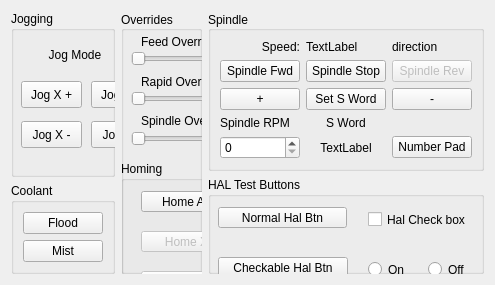
      <widget class="QWidget" name="manual_tab">
       <attribute name="title">
        <string>Manual</string>
       </attribute>
       <layout class="QGridLayout" name="gridLayout_8">
        <item row="1" column="3" rowspan="2">
         <widget class="QGroupBox" name="groupBox_12">
          <property name="mouseTracking">
           <bool>false</bool>
          </property>
          <property name="whatsThis">
           <string>Start Hal run for these tests</string>
          </property>
          <property name="title">
           <string>HAL Test Buttons</string>
          </property>
          <widget class="QPushButton" name="HAL_BIT_2">
           <property name="geometry">
            <rect>
             <x>10</x>
             <y>80</y>
             <width>130</width>
             <height>21</height>
            </rect>
           </property>
           <property name="text">
            <string>Checkable Hal Btn</string>
           </property>
           <property name="checkable">
            <bool>true</bool>
           </property>
           <property name="function" stdset="0">
            <string>hal_pin</string>
           </property>
           <property name="pin_name" stdset="0">
            <string>test_pin2</string>
           </property>
           <property name="hal_type" stdset="0">
            <string>HAL_BIT</string>
           </property>
           <property name="hal_dir" stdset="0">
            <string>HAL_OUT</string>
           </property>
          </widget>
          <widget class="QPushButton" name="HAL_BIT">
           <property name="geometry">
            <rect>
             <x>10</x>
             <y>30</y>
             <width>129</width>
             <height>21</height>
            </rect>
           </property>
           <property name="text">
            <string>Normal Hal Btn</string>
           </property>
           <property name="checkable">
            <bool>false</bool>
           </property>
           <property name="function" stdset="0">
            <string>hal_pin</string>
           </property>
           <property name="pin_name" stdset="0">
            <string>test_pin1</string>
           </property>
           <property name="hal_type" stdset="0">
            <string>HAL_BIT</string>
           </property>
           <property name="hal_dir" stdset="0">
            <string>HAL_OUT</string>
           </property>
          </widget>
          <widget class="QRadioButton" name="rb_on">
           <property name="geometry">
            <rect>
             <x>160</x>
             <y>80</y>
             <width>41</width>
             <height>25</height>
            </rect>
           </property>
           <property name="text">
            <string>On</string>
           </property>
           <property name="function" stdset="0">
            <string>hal_pin</string>
           </property>
           <property name="pin_name" stdset="0">
            <string>rb_on</string>
           </property>
           <property name="hal_type" stdset="0">
            <string>HAL_BIT</string>
           </property>
           <property name="hal_dir" stdset="0">
            <string>HAL_OUT</string>
           </property>
          </widget>
          <widget class="QRadioButton" name="rb_off">
           <property name="geometry">
            <rect>
             <x>220</x>
             <y>80</y>
             <width>51</width>
             <height>25</height>
            </rect>
           </property>
           <property name="text">
            <string>Off</string>
           </property>
           <property name="function" stdset="0">
            <string>hal_pin</string>
           </property>
           <property name="pin_name" stdset="0">
            <string>rb_off</string>
           </property>
           <property name="hal_type" stdset="0">
            <string>HAL_BIT</string>
           </property>
           <property name="hal_dir" stdset="0">
            <string>HAL_OUT</string>
           </property>
          </widget>
          <widget class="QCheckBox" name="checkBox">
           <property name="geometry">
            <rect>
             <x>160</x>
             <y>30</y>
             <width>121</width>
             <height>25</height>
            </rect>
           </property>
           <property name="text">
            <string>Hal Check box</string>
           </property>
           <property name="function" stdset="0">
            <string>hal_pin</string>
           </property>
           <property name="pin_name" stdset="0">
            <string>checkbox</string>
           </property>
           <property name="hal_type" stdset="0">
            <string>HAL_BIT</string>
           </property>
           <property name="hal_dir" stdset="0">
            <string>HAL_OUT</string>
           </property>
          </widget>
          <widget class="QPushButton" name="pushButton">
           <property name="geometry">
            <rect>
             <x>34</x>
             <y>130</y>
             <width>71</width>
             <height>21</height>
            </rect>
           </property>
           <property name="text">
            <string>MDI 0</string>
           </property>
           <property name="function" stdset="0">
            <string>hal_pin</string>
           </property>
           <property name="pin_name" stdset="0">
            <string>test_mdi_pin0</string>
           </property>
           <property name="hal_type" stdset="0">
            <string>HAL_BIT</string>
           </property>
           <property name="hal_dir" stdset="0">
            <string>HAL_OUT</string>
           </property>
          </widget>
          <widget class="QPushButton" name="pushButton_2">
           <property name="geometry">
            <rect>
             <x>124</x>
             <y>130</y>
             <width>71</width>
             <height>21</height>
            </rect>
           </property>
           <property name="text">
            <string>MDI 1</string>
           </property>
           <property name="function" stdset="0">
            <string>hal_pin</string>
           </property>
           <property name="pin_name" stdset="0">
            <string>test_mdi_pin1</string>
           </property>
           <property name="hal_type" stdset="0">
            <string>HAL_BIT</string>
           </property>
           <property name="hal_dir" stdset="0">
            <string>HAL_OUT</string>
           </property>
          </widget>
          <widget class="QPushButton" name="pushButton_3">
           <property name="geometry">
            <rect>
             <x>214</x>
             <y>130</y>
             <width>61</width>
             <height>21</height>
            </rect>
           </property>
           <property name="text">
            <string>MDI 2</string>
           </property>
           <property name="function" stdset="0">
            <string>hal_pin</string>
           </property>
           <property name="pin_name" stdset="0">
            <string>test_mdi_pin2</string>
           </property>
           <property name="hal_type" stdset="0">
            <string>HAL_BIT</string>
           </property>
           <property name="hal_dir" stdset="0">
            <string>HAL_OUT</string>
           </property>
          </widget>
          <widget class="QPushButton" name="pushButton_4">
           <property name="geometry">
            <rect>
             <x>34</x>
             <y>170</y>
             <width>101</width>
             <height>21</height>
            </rect>
           </property>
           <property name="text">
            <string>G0 X0 Y0 Z0</string>
           </property>
           <property name="function" stdset="0">
            <string>mdi</string>
           </property>
           <property name="command" stdset="0">
            <string>G0 X0 Y0 Z0</string>
           </property>
          </widget>
          <widget class="QPushButton" name="pushButton_5">
           <property name="geometry">
            <rect>
             <x>160</x>
             <y>170</y>
             <width>101</width>
             <height>21</height>
            </rect>
           </property>
           <property name="text">
            <string>G0 X0 Y0</string>
           </property>
           <property name="function" stdset="0">
            <string>mdi</string>
           </property>
           <property name="command" stdset="0">
            <string>G0 X0 Y0</string>
           </property>
          </widget>
         </widget>
        </item>
        <item row="0" column="1" rowspan="3">
         <widget class="QGroupBox" name="groupBox_4">
          <property name="title">
           <string>Overrides</string>
          </property>
          <property name="alignment">
           <set>Qt::AlignLeading|Qt::AlignLeft|Qt::AlignVCenter</set>
          </property>
          <widget class="QLabel" name="feedrate_lb">
           <property name="geometry">
            <rect>
             <x>150</x>
             <y>40</y>
             <width>51</width>
             <height>20</height>
            </rect>
           </property>
           <property name="text">
            <string>TextLabel</string>
           </property>
          </widget>
          <widget class="QLabel" name="label_15">
           <property name="geometry">
            <rect>
             <x>20</x>
             <y>60</y>
             <width>131</width>
             <height>21</height>
            </rect>
           </property>
           <property name="text">
            <string>Rapid Override</string>
           </property>
          </widget>
          <widget class="QLabel" name="spindle_override_0_lb">
           <property name="geometry">
            <rect>
             <x>150</x>
             <y>120</y>
             <width>51</width>
             <height>19</height>
            </rect>
           </property>
           <property name="text">
            <string>TextLabel</string>
           </property>
          </widget>
          <widget class="QSlider" name="spindle_override_sl">
           <property name="geometry">
            <rect>
             <x>10</x>
             <y>120</y>
             <width>131</width>
             <height>16</height>
            </rect>
           </property>
           <property name="orientation">
            <enum>Qt::Horizontal</enum>
           </property>
          </widget>
          <widget class="QLabel" name="label_12">
           <property name="geometry">
            <rect>
             <x>20</x>
             <y>20</y>
             <width>131</width>
             <height>21</height>
            </rect>
           </property>
           <property name="text">
            <string>Feed Override</string>
           </property>
          </widget>
          <widget class="QSlider" name="feed_override_sl">
           <property name="geometry">
            <rect>
             <x>10</x>
             <y>40</y>
             <width>131</width>
             <height>16</height>
            </rect>
           </property>
           <property name="orientation">
            <enum>Qt::Horizontal</enum>
           </property>
           <property name="tickPosition">
            <enum>QSlider::NoTicks</enum>
           </property>
           <property name="tickInterval">
            <number>0</number>
           </property>
          </widget>
          <widget class="QLabel" name="rapidrate_lb">
           <property name="geometry">
            <rect>
             <x>150</x>
             <y>80</y>
             <width>51</width>
             <height>19</height>
            </rect>
           </property>
           <property name="text">
            <string>TextLabel</string>
           </property>
          </widget>
          <widget class="QSlider" name="rapid_override_sl">
           <property name="geometry">
            <rect>
             <x>10</x>
             <y>80</y>
             <width>131</width>
             <height>16</height>
            </rect>
           </property>
           <property name="orientation">
            <enum>Qt::Horizontal</enum>
           </property>
          </widget>
          <widget class="QLabel" name="label_16">
           <property name="geometry">
            <rect>
             <x>20</x>
             <y>100</y>
             <width>131</width>
             <height>20</height>
            </rect>
           </property>
           <property name="text">
            <string>Spindle Override</string>
           </property>
          </widget>
          <widget class="QGroupBox" name="groupBox_8">
           <property name="geometry">
            <rect>
             <x>0</x>
             <y>150</y>
             <width>231</width>
             <height>201</height>
            </rect>
           </property>
           <property name="title">
            <string>Homing</string>
           </property>
           <widget class="QPushButton" name="unhome_pb_2">
            <property name="enabled">
             <bool>false</bool>
            </property>
            <property name="geometry">
             <rect>
              <x>130</x>
              <y>150</y>
              <width>91</width>
              <height>21</height>
             </rect>
            </property>
            <property name="text">
             <string>UnHome Z</string>
            </property>
           </widget>
           <widget class="QPushButton" name="home_pb_1">
            <property name="enabled">
             <bool>false</bool>
            </property>
            <property name="geometry">
             <rect>
              <x>20</x>
              <y>110</y>
              <width>90</width>
              <height>21</height>
             </rect>
            </property>
            <property name="text">
             <string>Home Y</string>
            </property>
           </widget>
           <widget class="QPushButton" name="unhome_pb_0">
            <property name="enabled">
             <bool>false</bool>
            </property>
            <property name="geometry">
             <rect>
              <x>130</x>
              <y>70</y>
              <width>91</width>
              <height>21</height>
             </rect>
            </property>
            <property name="text">
             <string>UnHome X</string>
            </property>
           </widget>
           <widget class="QPushButton" name="home_all_pb">
            <property name="geometry">
             <rect>
              <x>20</x>
              <y>30</y>
              <width>90</width>
              <height>21</height>
             </rect>
            </property>
            <property name="text">
             <string>Home All</string>
            </property>
           </widget>
           <widget class="QPushButton" name="home_pb_2">
            <property name="enabled">
             <bool>false</bool>
            </property>
            <property name="geometry">
             <rect>
              <x>20</x>
              <y>150</y>
              <width>91</width>
              <height>21</height>
             </rect>
            </property>
            <property name="text">
             <string>Home Z</string>
            </property>
           </widget>
           <widget class="QPushButton" name="unhome_pb_1">
            <property name="enabled">
             <bool>false</bool>
            </property>
            <property name="geometry">
             <rect>
              <x>130</x>
              <y>110</y>
              <width>90</width>
              <height>21</height>
             </rect>
            </property>
            <property name="text">
             <string>UnHome Y</string>
            </property>
           </widget>
           <widget class="QPushButton" name="unhome_all_pb">
            <property name="geometry">
             <rect>
              <x>130</x>
              <y>30</y>
              <width>90</width>
              <height>21</height>
             </rect>
            </property>
            <property name="text">
             <string>UnHome All</string>
            </property>
           </widget>
           <widget class="QPushButton" name="home_pb_0">
            <property name="enabled">
             <bool>false</bool>
            </property>
            <property name="geometry">
             <rect>
              <x>20</x>
              <y>70</y>
              <width>91</width>
              <height>21</height>
             </rect>
            </property>
            <property name="text">
             <string>Home X</string>
            </property>
           </widget>
          </widget>
          <widget class="QGroupBox" name="groupBox_15">
           <property name="geometry">
            <rect>
             <x>0</x>
             <y>350</y>
             <width>271</width>
             <height>61</height>
            </rect>
           </property>
           <property name="title">
            <string>MDI Button Example</string>
           </property>
           <widget class="QPushButton" name="mdi_flood">
            <property name="geometry">
             <rect>
              <x>0</x>
              <y>30</y>
              <width>87</width>
              <height>27</height>
             </rect>
            </property>
            <property name="text">
             <string>MDI Flood</string>
            </property>
            <property name="function" stdset="0">
             <string>mdi</string>
            </property>
            <property name="command" stdset="0">
             <string>M8</string>
            </property>
           </widget>
           <widget class="QPushButton" name="mdi_mist">
            <property name="geometry">
             <rect>
              <x>90</x>
              <y>30</y>
              <width>87</width>
              <height>27</height>
             </rect>
            </property>
            <property name="text">
             <string>MDI Mist</string>
            </property>
            <property name="function" stdset="0">
             <string>mdi</string>
            </property>
            <property name="command" stdset="0">
             <string>M7</string>
            </property>
           </widget>
           <widget class="QPushButton" name="mdi_coolant_off">
            <property name="geometry">
             <rect>
              <x>180</x>
              <y>30</y>
              <width>87</width>
              <height>27</height>
             </rect>
            </property>
            <property name="text">
             <string>MDI Off</string>
            </property>
            <property name="function" stdset="0">
             <string>mdi</string>
            </property>
            <property name="command" stdset="0">
             <string>M9</string>
            </property>
           </widget>
          </widget>
         </widget>
        </item>
        <item row="0" column="0" rowspan="2">
         <widget class="QGroupBox" name="groupBox_7">
          <property name="title">
           <string>Jogging</string>
          </property>
          <widget class="QPushButton" name="jog_plus_pb_2">
           <property name="geometry">
            <rect>
             <x>150</x>
             <y>70</y>
             <width>61</width>
             <height>27</height>
            </rect>
           </property>
           <property name="text">
            <string>Jog Z +</string>
           </property>
          </widget>
          <widget class="QPushButton" name="jog_minus_pb_2">
           <property name="geometry">
            <rect>
             <x>150</x>
             <y>110</y>
             <width>61</width>
             <height>27</height>
            </rect>
           </property>
           <property name="text">
            <string>Jog Z -</string>
           </property>
          </widget>
          <widget class="QPushButton" name="jog_minus_pb_0">
           <property name="geometry">
            <rect>
             <x>10</x>
             <y>110</y>
             <width>61</width>
             <height>27</height>
            </rect>
           </property>
           <property name="text">
            <string>Jog X -</string>
           </property>
          </widget>
          <widget class="QPushButton" name="jog_plus_pb_0">
           <property name="geometry">
            <rect>
             <x>10</x>
             <y>70</y>
             <width>61</width>
             <height>27</height>
            </rect>
           </property>
           <property name="text">
            <string>Jog X +</string>
           </property>
          </widget>
          <widget class="QPushButton" name="jog_minus_pb_1">
           <property name="geometry">
            <rect>
             <x>80</x>
             <y>110</y>
             <width>61</width>
             <height>27</height>
            </rect>
           </property>
           <property name="text">
            <string>Jog Y -</string>
           </property>
          </widget>
          <widget class="QPushButton" name="jog_plus_pb_1">
           <property name="geometry">
            <rect>
             <x>80</x>
             <y>70</y>
             <width>61</width>
             <height>27</height>
            </rect>
           </property>
           <property name="text">
            <string>Jog Y +</string>
           </property>
          </widget>
          <widget class="QComboBox" name="jog_modes_cb">
           <property name="geometry">
            <rect>
             <x>120</x>
             <y>30</y>
             <width>99</width>
             <height>27</height>
            </rect>
           </property>
          </widget>
          <widget class="QLabel" name="label_6">
           <property name="geometry">
            <rect>
             <x>14</x>
             <y>30</y>
             <width>100</width>
             <height>27</height>
            </rect>
           </property>
           <property name="text">
            <string>Jog Mode</string>
           </property>
           <property name="alignment">
            <set>Qt::AlignCenter</set>
           </property>
          </widget>
          <widget class="QLabel" name="label_10">
           <property name="geometry">
            <rect>
             <x>10</x>
             <y>160</y>
             <width>26</width>
             <height>28</height>
            </rect>
           </property>
           <property name="text">
            <string>Min</string>
           </property>
           <property name="alignment">
            <set>Qt::AlignCenter</set>
           </property>
          </widget>
          <widget class="QSlider" name="jog_vel_sl">
           <property name="geometry">
            <rect>
             <x>10</x>
             <y>190</y>
             <width>201</width>
             <height>20</height>
            </rect>
           </property>
           <property name="orientation">
            <enum>Qt::Horizontal</enum>
           </property>
           <property name="tickPosition">
            <enum>QSlider::TicksBelow</enum>
           </property>
          </widget>
          <widget class="QLabel" name="label_11">
           <property name="geometry">
            <rect>
             <x>190</x>
             <y>160</y>
             <width>32</width>
             <height>25</height>
            </rect>
           </property>
           <property name="text">
            <string>Max</string>
           </property>
           <property name="alignment">
            <set>Qt::AlignCenter</set>
           </property>
          </widget>
          <widget class="QLabel" name="min_jog_vel_lb">
           <property name="geometry">
            <rect>
             <x>0</x>
             <y>210</y>
             <width>32</width>
             <height>21</height>
            </rect>
           </property>
           <property name="text">
            <string>0</string>
           </property>
           <property name="alignment">
            <set>Qt::AlignCenter</set>
           </property>
          </widget>
          <widget class="QLabel" name="max_jog_vel_lb">
           <property name="geometry">
            <rect>
             <x>190</x>
             <y>210</y>
             <width>31</width>
             <height>21</height>
            </rect>
           </property>
           <property name="text">
            <string>0</string>
           </property>
           <property name="alignment">
            <set>Qt::AlignCenter</set>
           </property>
          </widget>
          <widget class="QLabel" name="label_9">
           <property name="geometry">
            <rect>
             <x>20</x>
             <y>230</y>
             <width>100</width>
             <height>21</height>
            </rect>
           </property>
           <property name="text">
            <string>Jog Velocity &gt;</string>
           </property>
           <property name="alignment">
            <set>Qt::AlignRight|Qt::AlignTrailing|Qt::AlignVCenter</set>
           </property>
          </widget>
          <widget class="QLabel" name="jog_vel_lb">
           <property name="geometry">
            <rect>
             <x>130</x>
             <y>230</y>
             <width>81</width>
             <height>21</height>
            </rect>
           </property>
           <property name="text">
            <string>0</string>
           </property>
          </widget>
         </widget>
        </item>
        <item row="2" column="0">
         <widget class="QGroupBox" name="groupBox">
          <property name="title">
           <string>Coolant</string>
          </property>
          <layout class="QGridLayout" name="gridLayout_5">
           <item row="0" column="1">
            <widget class="QPushButton" name="flood_pb">
             <property name="text">
              <string>Flood</string>
             </property>
             <property name="checkable">
              <bool>true</bool>
             </property>
             <property name="checked">
              <bool>false</bool>
             </property>
            </widget>
           </item>
           <item row="1" column="1">
            <widget class="QPushButton" name="mist_pb">
             <property name="text">
              <string>Mist</string>
             </property>
             <property name="checkable">
              <bool>true</bool>
             </property>
            </widget>
           </item>
          </layout>
         </widget>
        </item>
        <item row="0" column="3">
         <widget class="QGroupBox" name="groupBox_6">
          <property name="title">
           <string>Spindle</string>
          </property>
          <property name="alignment">
           <set>Qt::AlignLeading|Qt::AlignLeft|Qt::AlignVCenter</set>
          </property>
          <layout class="QGridLayout" name="gridLayout_13">
           <item row="0" column="2">
            <widget class="QLabel" name="spindle_direction_0_lb">
             <property name="text">
              <string>direction</string>
             </property>
            </widget>
           </item>
           <item row="6" column="0">
            <widget class="QLabel" name="label_20">
             <property name="text">
              <string>Spindle RPM</string>
             </property>
            </widget>
           </item>
           <item row="4" column="1">
            <widget class="QPushButton" name="mdi_s_pb">
             <property name="text">
              <string>Set S Word</string>
             </property>
            </widget>
           </item>
           <item row="1" column="0">
            <widget class="QPushButton" name="spindle_fwd_pb">
             <property name="text">
              <string>Spindle Fwd</string>
             </property>
            </widget>
           </item>
           <item row="4" column="0">
            <widget class="QPushButton" name="spindle_plus_pb">
             <property name="text">
              <string>+</string>
             </property>
            </widget>
           </item>
           <item row="0" column="0">
            <widget class="QLabel" name="label_21">
             <property name="text">
              <string>Speed:</string>
             </property>
             <property name="alignment">
              <set>Qt::AlignRight|Qt::AlignTrailing|Qt::AlignVCenter</set>
             </property>
            </widget>
           </item>
           <item row="8" column="1">
            <widget class="QLabel" name="settings_speed_lb">
             <property name="text">
              <string>TextLabel</string>
             </property>
             <property name="alignment">
              <set>Qt::AlignCenter</set>
             </property>
            </widget>
           </item>
           <item row="4" column="2">
            <widget class="QPushButton" name="spindle_minus_pb">
             <property name="text">
              <string>-</string>
             </property>
            </widget>
           </item>
           <item row="1" column="2">
            <widget class="QPushButton" name="spindle_rev_pb">
             <property name="enabled">
              <bool>false</bool>
             </property>
             <property name="text">
              <string>Spindle Rev</string>
             </property>
            </widget>
           </item>
           <item row="0" column="1">
            <widget class="QLabel" name="spindle_actual_speed_lb">
             <property name="text">
              <string>TextLabel</string>
             </property>
            </widget>
           </item>
           <item row="8" column="2">
            <widget class="QPushButton" name="numberpad_pb_1">
             <property name="text">
              <string>Number Pad</string>
             </property>
             <property name="target" stdset="0">
              <string>spindle_speed_sb</string>
             </property>
             <property name="type" stdset="0">
              <string>int</string>
             </property>
            </widget>
           </item>
           <item row="8" column="0">
            <widget class="QSpinBox" name="spindle_speed_sb">
             <property name="maximum">
              <number>30000</number>
             </property>
            </widget>
           </item>
           <item row="6" column="1">
            <widget class="QLabel" name="label_38">
             <property name="text">
              <string>S Word</string>
             </property>
             <property name="alignment">
              <set>Qt::AlignCenter</set>
             </property>
            </widget>
           </item>
           <item row="1" column="1">
            <widget class="QPushButton" name="spindle_stop_pb">
             <property name="text">
              <string>Spindle Stop</string>
             </property>
            </widget>
           </item>
          </layout>
         </widget>
        </item>
       </layout>
      </widget>
